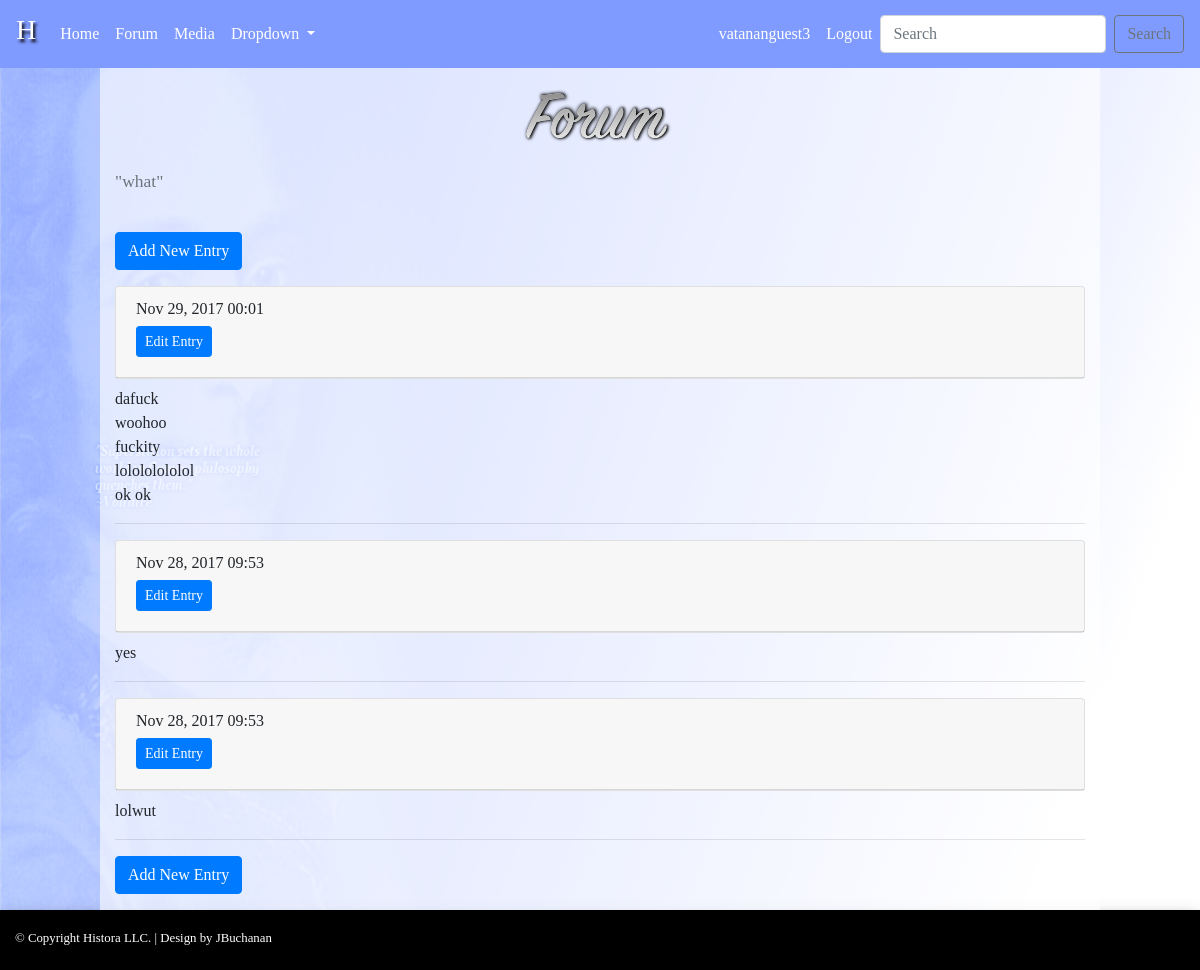
Page /topics/2/ (signed in) on the committed database.
### app/models.py (models this page shows, shortened)
class Topic(models.Model):
    text = models.CharField(max_length=200)
    date_added = models.DateTimeField(auto_now_add=True)
    owner = models.ForeignKey(User)
    def __str__(self):
        return self.text

class Entry(models.Model):
    topic = models.ForeignKey(Topic)
    text = models.TextField()
    date_added = models.DateTimeField(auto_now_add=True)
    class Meta:
        verbose_name_plural = 'entries'

### app/views.py (the view)
# urls.py: url(r'^topics/(?P<topic_id>\d+)/$', views.topic, name='topic'),
@login_required
def topic(request, topic_id):
    topic = Topic.objects.get(id=topic_id)
    if topic.owner != request.user:
        raise Http404
    entries = topic.entry_set.order_by('-date_added')
    context = {'topic': topic, 'entries': entries}
    return render(request, 'app/topic.html', context)

### app/templates/app/topic.html (shortened to what this page needs)
{% extends "app/base.html" %}
{% load static %}
{% block content %}
<div class="container-fluid">
    <div class="row">
        <div class="col-sm-1">
        </div>
        <div class="col-sm-10" id="topic">
  <center><a href="{% url 'app:topics' %}"><img src= "{% static "images/forum.png" %}"></a><br></center>
<h1>
  <p class="lead"><small class="text-muted">"{{ topic }}"</small></p>
</h1>
<br>
  <p>
    <a href="{% url 'app:new_entry' topic.id %}"><button type="button" class="btn btn-primary">Add New Entry</button></a>
  </p>
  {% for entry in entries %}
    <div class="panel panel-default">
        <div class="panel-heading">
            <h5>
                <div class="card">
                  <div class="card-header">
                      <h6>
                    {{ entry.date_added|date:'M d, Y H:i' }}
                      <h6>
                <small>
                    <a href="{% url 'app:edit_entry' entry.id %}"><button type="button" class="btn btn-primary btn-sm">Edit Entry</button></a>
                </small>
                  </div>
                </div>
            </h5>
        </div>
        <div class="panel-body">
            {{ entry.text|linebreaks }}
        <hr>
        </div>
    </div>
    {% empty %}
      There are no entries for this topic yet.
    {% endfor %}
<p>
<a href="{% url 'app:new_entry' topic.id %}"><button type="button" class="btn btn-primary">Add New Entry</button></a>
</p>
        </div>
        </div>
        </div>
      <div class="container-fluid" id="footer"><br>
        <p class="text-left">&copy; Copyright Histora LLC. | Design by JBuchanan</p>
    </div>
{% endblock content %}

### app/templates/app/base.html (shortened to what this page needs)
{% load bootstrap4 %}
{% load static %}
<!DOCTYPE html>
<html lang="en">
  <head>
      <link rel="stylesheet" href="path/to/font-awesome/css/font-awesome.min.css">
      {% bootstrap_css %}
  </head>
<nav class="navbar navbar-expand-lg" id="navbar">
  <a class="navbar-brand" href="#"><h3>H</h3></a>
  <div class="collapse navbar-collapse" id="navbarSupportedContent">
    <ul class="navbar-nav mr-auto">
      <li class="nav-item active">
        <a class="nav-link" href="{% url 'app:index' %}">Home <span class="sr-only">(current)</span></a>
      </li>
      <li class="nav-item active">
        <a class="nav-link" href="{% url 'app:topics' %}">Forum <span class="sr-only">(current)</span></a>
      </li>
      <li class="nav-item active">
        <a class="nav-link" href="{% url 'app:media' %}">Media <span class="sr-only">(current)</span></a>
      </li>
      <li class="nav-item dropdown">
        <a class="nav-link dropdown-toggle" href="#" id="navbarDropdown" role="button" data-toggle="dropdown" aria-haspopup="true" aria-expanded="false">
          Dropdown
        </a>
      </li>
    </ul>
    <ul class="nav navbar-nav navbar-right">
      {% if user.is_authenticated %}
      <li class="nav-item active">
       <a class="nav-link" href="#">{{user.username }} <span class="sr-only">(current)</a>
      </li>
      <li class="nav-item active">
       <a class="nav-link" href="{% url 'users:logout' %}">Logout <span class="sr-only">(current)</span></a>
      </li>
     {% endif %}
    </ul>
    <form class="form-inline my-2 my-lg-0">
      <input class="form-control mr-sm-2" type="search" placeholder="Search" aria-label="Search">
      <button class="btn btn-outline-secondary my-2 my-sm-0" type="submit">Search</button>
    </form>
  </div>
</nav>
  <body>
   <div id="slideshow">
  <img src="{% static "images/historadante.png" %}" class="bgM"/>
  <img src="{% static "images/historacaesar.png" %}" class="bgM"/>
  <img src="{% static "images/historaBG7.png" %}" class="bgM"/>
</div>
    </body>
            {% block content %}{% endblock content %}
</html>

### app/templates/app/base.html (style rules this page uses)
body { font-family: "Times New Roman", Times, sans-serif; }
#navbar { background-color:#809bff; }
a { color: white; }
#slideshow, img.bgM { min-height: 100%; min-width: 1024px; width: 100%; height: auto; position: fixed; top: 0; left: 0; z-index:-9999; }
.navbar-brand { color:white; text-shadow: 2px 3px 3px black; font-family: 'Cinzel Decorative', cursive; }

### app/templates/app/topic.html (style rules this page uses)
#topic { background-color: rgba(255, 255, 255, 0.6); }
#footer { background-color: rgb(0, 0, 0); height: 60px; font-size: 80%; box-shadow: 0 4px 8px 0 rgba(0, 0, 0, 0.2), 0 6px 20px 0 rgba(0, 0, 0, 0.19); color: white; }

### rows in the picture
Topic: text "what"
Entry: date_added "Nov 29, 2017 00:01", text "dafuck woohoo fuckity lolololololol ok ok"
Entry: date_added "Nov 28, 2017 09:53", text "yes"
Entry: date_added "Nov 28, 2017 09:53", text "lolwut"

### other values in the picture
{{ user.username }} "vatananguest3"
